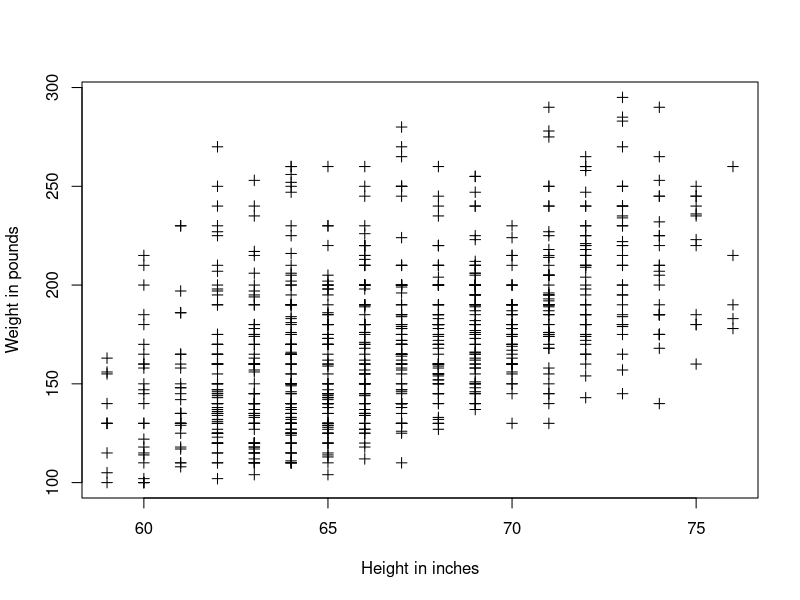
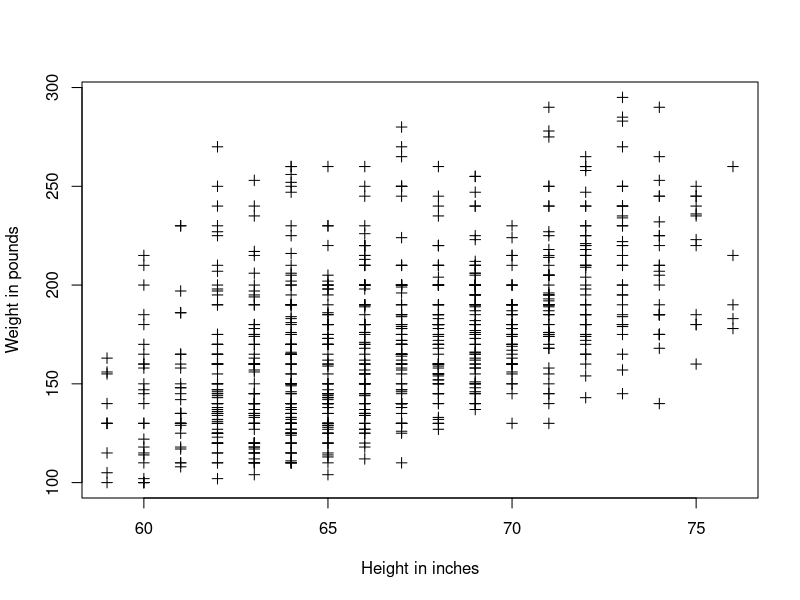
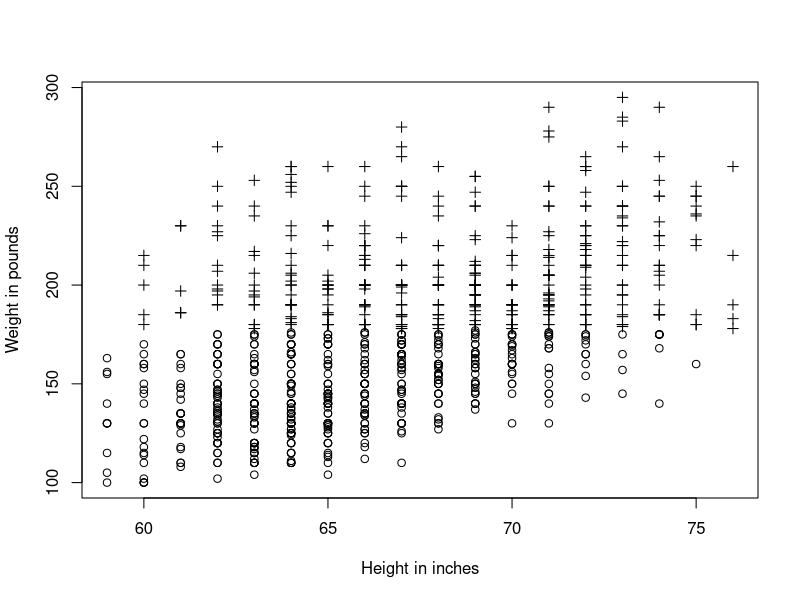
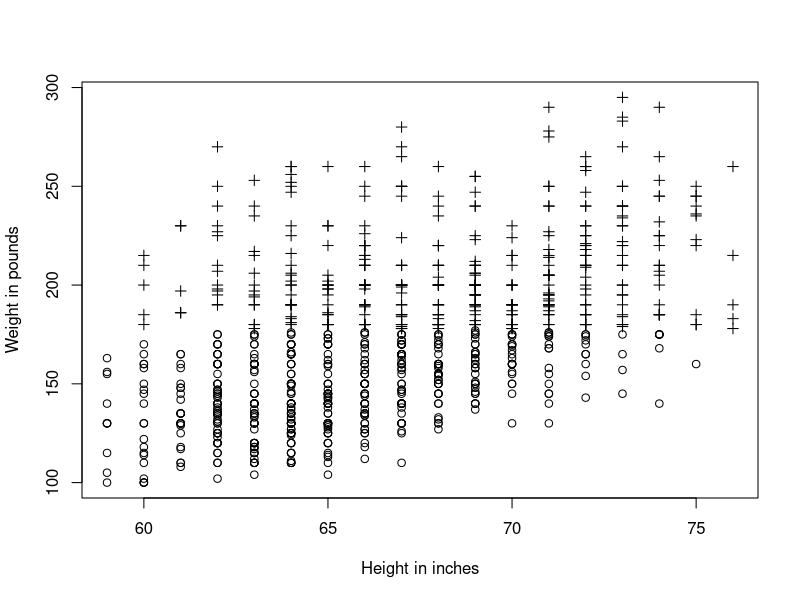
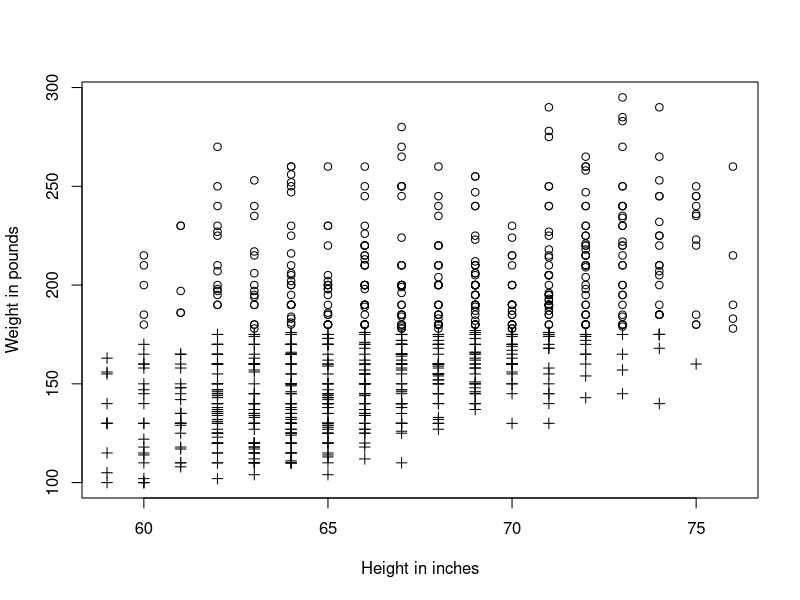
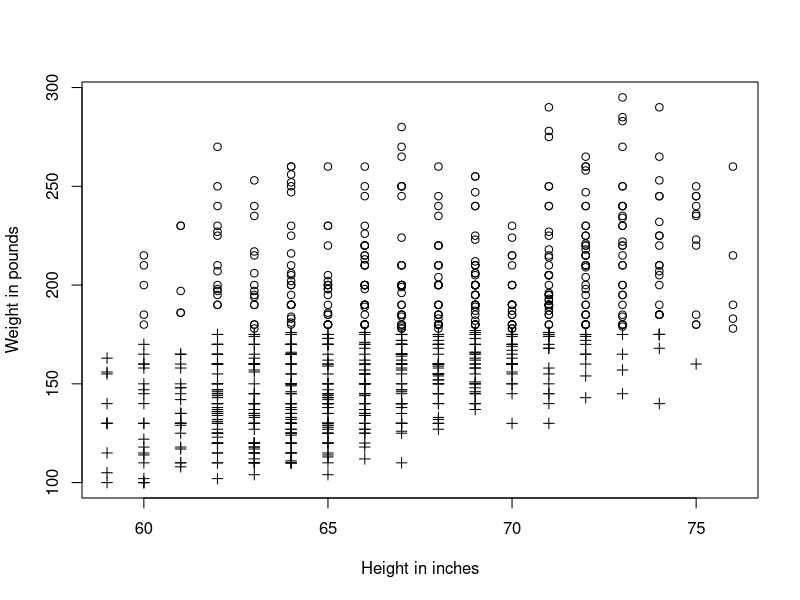
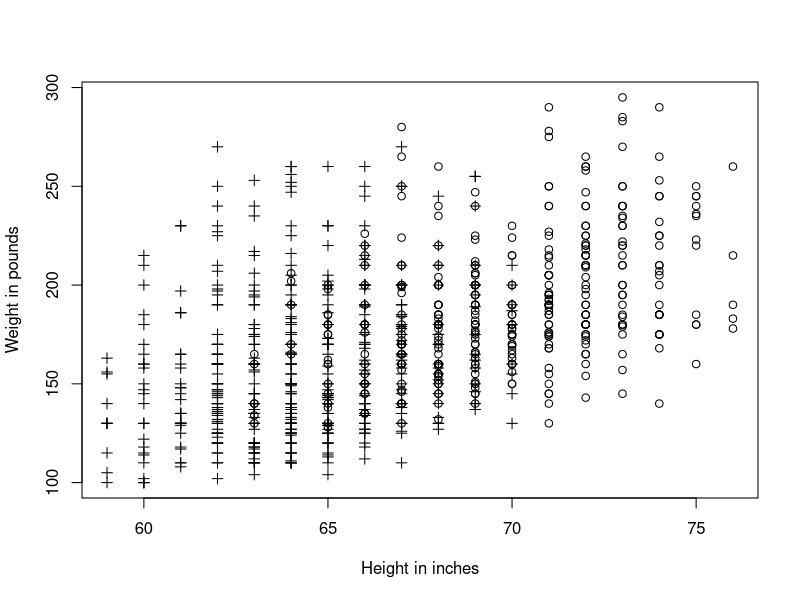
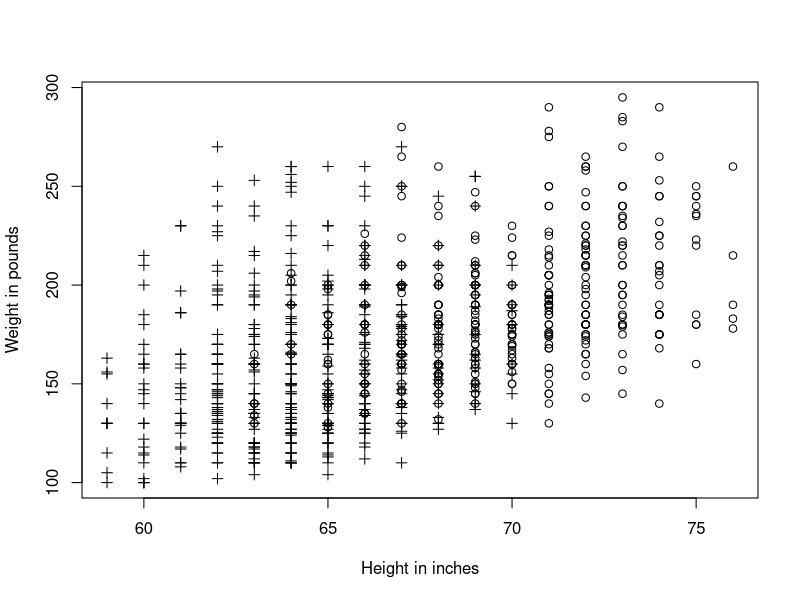

Write R code to recreate these figures, in order.
data <- read.csv("data.csv")

n <- 1000
shw_sampled <- data[sample(1 : nrow(data), n, replace = FALSE),
            c("SEX", "height", "weight")]
shw <- shw_sampled[shw_sampled$weight < 600 & shw_sampled$height < 80, ]

km <- kmeans(shw[, c("height", "weight")], 2, algorithm = "MacQueen")

shw$cluster <- km$cluster

filename <- "before"
png(paste(filename, ".png", sep = ""))
plot(shw$height, shw$weight,
     pch = 3,
     xlab = "Height in inches",
     ylab = "Weight in pounds")
dev.off()
svg(paste(filename, ".svg", sep = ""))
plot(shw$height, shw$weight,
     pch = 3,
     xlab = "Height in inches",
     ylab = "Weight in pounds")
dev.off()

filename <- paste("kmeans1", sep = "")
png(paste(filename, ".png", sep = ""))
plot(shw$height, shw$weight,
     pch = c(1, 3)[shw$cluster],
     xlab = "Height in inches",
     ylab = "Weight in pounds")
dev.off()
svg(paste(filename, ".svg", sep = ""))
plot(shw$height, shw$weight,
     pch = c(1, 3)[shw$cluster],
     xlab = "Height in inches",
     ylab = "Weight in pounds")
dev.off()

filename <- paste("kmeans2", sep = "")
png(paste(filename, ".png", sep = ""))
plot(shw$height, shw$weight,
     pch = c(3, 1)[shw$cluster],
     xlab = "Height in inches",
     ylab = "Weight in pounds")
dev.off()
svg(paste(filename, ".svg", sep = ""))
plot(shw$height, shw$weight,
     pch = c(3, 1)[shw$cluster],
     xlab = "Height in inches",
     ylab = "Weight in pounds")
dev.off()

filename <- "real"
png(paste(filename, ".png", sep = ""))
plot(shw$height, shw$weight,
     pch = c(1, 3)[shw$SEX],
     xlab = "Height in inches",
     ylab = "Weight in pounds")
dev.off()
svg(paste(filename, ".svg", sep = ""))
plot(shw$height, shw$weight,
     pch = c(1, 3)[shw$SEX],
     xlab = "Height in inches",
     ylab = "Weight in pounds")
dev.off()
